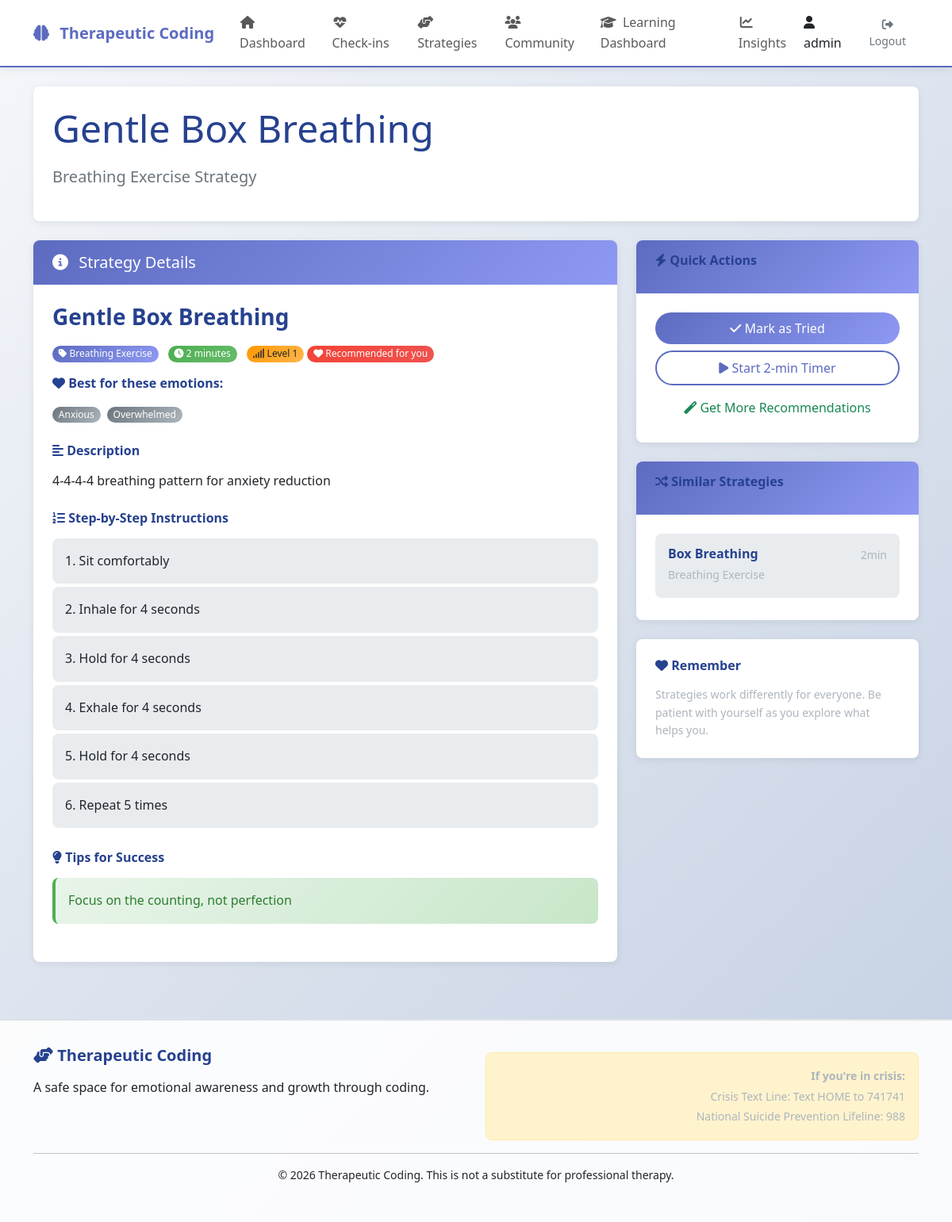
The app's page /therapy/strategies/1/ (signed in) with its own data.
### users/models.py (models this page shows, shortened)
class TherapeuticUser(AbstractUser):
    class EmotionalProfile(models.TextChoices):
        AVOIDANT = 'avoidant', 'Tend to avoid challenges'
        ANXIOUS = 'anxious', 'Experience learning anxiety'
        DOUBTFUL = 'doubtful', 'Struggle with self-doubt'
        OVERWHELMED = 'overwhelmed', 'Easily overwhelmed'
        BALANCED = 'balanced', 'Fairly balanced'
        RESILIENT = 'resilient', 'Building resilience'
    class LearningStyle(models.TextChoices):
        VISUAL = 'visual', 'Visual learner'
        AUDITORY = 'auditory', 'Auditory learner'
        KINESTHETIC = 'kinesthetic', 'Hands-on learner'
        READING = 'reading', 'Reading/writing learner'
    emotional_profile = models.CharField(
        max_length=20,
        choices=EmotionalProfile.choices,
        default=EmotionalProfile.BALANCED,
        db_index=True
    )
    learning_style = models.CharField(
        max_length=20,
        choices=LearningStyle.choices,
        default=LearningStyle.VISUAL,
        null=True,
        blank=True
    )
    daily_time_limit = models.PositiveIntegerField(
        default=30,
        validators=[MinValueValidator(5), MaxValueValidator(180)],
        help_text="Maximum recommended learning minutes per day"
    )
    preferred_learning_hours = models.JSONField(
        default=list,
        blank=True,
        help_text="List of preferred hours for learning (0-23)"
    )
    gentle_mode = models.BooleanField(default=True, db_index=True)
    hide_progress = models.BooleanField(default=True)
    allow_anonymous = models.BooleanField(default=True)
    receive_gentle_reminders = models.BooleanField(default=True)
    current_stress_level = models.IntegerField(
        default=3,
        validators=[MinValueValidator(1), MaxValueValidator(10)],
        db_index=True
    )
    total_learning_minutes = models.PositiveIntegerField(default=0)
    consecutive_days = models.PositiveIntegerField(default=0)
    last_activity_date = models.DateField(null=True, blank=True)
    therapy_start_date = models.DateField(auto_now_add=True)
    breakthrough_moments = models.JSONField(
        default=list,
        blank=True,
        help_text="List of dates and descriptions of breakthrough moments"
    )
    account_locked_until = models.DateTimeField(
        null=True,
        blank=True,
        db_index=True,
        help_text="If set, the account is locked until this timestamp for therapeutic reasons",
    )
    avatar_color = models.CharField(max_length=7, default='#3498db')  # Hex color
    custom_affirmation = models.CharField(max_length=200, blank=True)
    objects = TherapeuticUserManager()
    class Meta:
        db_table = 'therapeutic_users'
        verbose_name = 'Therapeutic User'
        verbose_name_plural = 'Therapeutic Users'
        indexes = [
            models.Index(fields=['emotional_profile', 'gentle_mode']),
            models.Index(fields=['current_stress_level']),
        ]
        ordering = ['-date_joined']

### therapy/models.py (models this page shows, shortened)
class CopingStrategy(models.Model):
    class StrategyType(models.TextChoices):
        BREATHING = 'breathing', 'Breathing Exercise'
        MINDFULNESS = 'mindfulness', 'Mindfulness Practice'
        COGNITIVE = 'cognitive', 'Cognitive Reframing'
        PHYSICAL = 'physical', 'Physical Activity'
        SOCIAL = 'social', 'Social Connection'
        CREATIVE = 'creative', 'Creative Expression'
        CODING = 'coding', 'Coding Integration'
        PLANNING = 'planning', 'Planning/Organization'
    name = models.CharField(max_length=100, unique=True)
    description = models.TextField()
    strategy_type = models.CharField(max_length=20, choices=StrategyType.choices)
    target_emotions = models.JSONField(
        default=list,
        help_text="List of emotions this strategy helps with"
    )
    estimated_minutes = models.PositiveIntegerField(default=5)
    difficulty_level = models.IntegerField(
        default=1,
        validators=[MinValueValidator(1), MaxValueValidator(5)]
    )
    coding_integration = models.BooleanField(default=False)
    coding_language = models.CharField(max_length=20, blank=True)
    coding_template = models.TextField(blank=True)
    instructions = models.JSONField(
        default=list,
        help_text="Step-by-step instructions"
    )
    tips_for_success = models.TextField(blank=True)
    common_challenges = models.TextField(blank=True)
    created_at = models.DateTimeField(auto_now_add=True)
    updated_at = models.DateTimeField(auto_now=True)
    is_active = models.BooleanField(default=True)
    class Meta:
        ordering = ['strategy_type', 'difficulty_level']
        verbose_name_plural = 'Coping Strategies'
    def get_recommended_for_user(self, user):
        user_profile = user.emotional_profile.lower()
        if user_profile == 'avoidant' and self.difficulty_level > 3:
            return False
        if user_profile == 'anxious' and self.estimated_minutes > 10:
            return False
        return True

### therapy/views.py (the view)
# urls.py: path('strategies/<int:pk>/', views.coping_strategy_detail, name='strategy_detail'),
@login_required
def coping_strategy_detail(request, pk):
    strategy = get_object_or_404(CopingStrategy, pk=pk, is_active=True)
    similar_strategies = CopingStrategy.objects.filter(
        strategy_type=strategy.strategy_type,
        is_active=True
    ).exclude(pk=pk)[:3]
    is_recommended = strategy.get_recommended_for_user(request.user)
    context = {
        'strategy': strategy,
        'similar_strategies': similar_strategies,
        'is_recommended': is_recommended,
        'instructions': strategy.instructions if isinstance(strategy.instructions, list) else [],
    }
    return render(request, 'therapy/strategy_detail.html', context)

### therapy/templates/therapy/strategy_detail.html (shortened to what this page needs)
{% extends 'therapy/base.html' %}
{% block page_title %}{{ strategy.name }}{% endblock %}
{% block page_subtitle %}{{ strategy.get_strategy_type_display }} Strategy{% endblock %}
{% block content %}
<div class="row">
    <div class="col-md-8">
        <div class="card">
            <div class="card-header">
                <h5><i class="fas fa-info-circle"></i> Strategy Details</h5>
            </div>
            <div class="card-body">
                <div class="strategy-header mb-4">
                    <div class="d-flex justify-content-between align-items-start">
                        <div>
                            <h3>{{ strategy.name }}</h3>
                            <div class="badges mb-3">
                                <span class="badge bg-primary me-2">
                                    <i class="fas fa-tag"></i> {{ strategy.get_strategy_type_display }}
                                </span>
                                <span class="badge bg-success me-2">
                                    <i class="fas fa-clock"></i> {{ strategy.estimated_minutes }} minutes
                                </span>
                                <span class="badge bg-warning text-dark">
                                    <i class="fas fa-signal"></i> Level {{ strategy.difficulty_level }}
                                </span>
                                {% if is_recommended %}
                                <span class="badge bg-danger">
                                    <i class="fas fa-heart"></i> Recommended for you
                                </span>
                                {% endif %}
                            </div>
                        </div>
                    </div>
                    {% if strategy.target_emotions %}
                    <div class="mb-3">
                        <h6><i class="fas fa-heart"></i> Best for these emotions:</h6>
                        <div>
                            {% for emotion in strategy.target_emotions %}
                            <span class="badge bg-secondary me-1">{{ emotion|title }}</span>
                            {% endfor %}
                        </div>
                    </div>
                    {% endif %}
                </div>
                <div class="strategy-description mb-4">
                    <h6><i class="fas fa-align-left"></i> Description</h6>
                    <p>{{ strategy.description }}</p>
                </div>
                {% if instructions %}
                <div class="strategy-instructions mb-4">
                    <h6><i class="fas fa-list-ol"></i> Step-by-Step Instructions</h6>
                    <ol class="list-group list-group-numbered">
                        {% for instruction in instructions %}
                        <li class="list-group-item border-0">{{ instruction }}</li>
                        {% endfor %}
                    </ol>
                </div>
                {% endif %}
                {% if strategy.tips_for_success %}
                <div class="strategy-tips mb-4">
                    <h6><i class="fas fa-lightbulb"></i> Tips for Success</h6>
                    <div class="alert alert-success">
                        {{ strategy.tips_for_success }}
                    </div>
                </div>
                {% endif %}
            </div>
        </div>
    </div>
    <div class="col-md-4">
        <div class="card mb-4">
            <div class="card-header">
                <h6><i class="fas fa-bolt"></i> Quick Actions</h6>
            </div>
            <div class="card-body text-center">
                <button class="btn btn-primary w-100 mb-2" onclick="markAsTried()">
                    <i class="fas fa-check"></i> Mark as Tried
                </button>
                <button class="btn btn-outline-primary w-100 mb-2" onclick="startTimer()">
                    <i class="fas fa-play"></i> Start {{ strategy.estimated_minutes }}-min Timer
                </button>
                <a href="{% url 'therapy:get_recommendations' %}" class="btn btn-outline-success w-100">
                    <i class="fas fa-magic"></i> Get More Recommendations
                </a>
            </div>
        </div>
        {% if similar_strategies %}
        <div class="card">
            <div class="card-header">
                <h6><i class="fas fa-random"></i> Similar Strategies</h6>
            </div>
            <div class="card-body">
                <div class="list-group">
                    {% for similar in similar_strategies %}
                    <a href="{% url 'therapy:strategy_detail' similar.pk %}"
                       class="list-group-item list-group-item-action">
                        <div class="d-flex w-100 justify-content-between">
                            <h6 class="mb-1">{{ similar.name }}</h6>
                            <small class="text-muted">{{ similar.estimated_minutes }}min</small>
                        </div>
                        <small class="text-muted">{{ similar.get_strategy_type_display }}</small>
                    </a>
                    {% endfor %}
                </div>
            </div>
        </div>
        {% endif %}
        <div class="card mt-4">
            <div class="card-body">
                <h6><i class="fas fa-heart"></i> Remember</h6>
                <p class="small text-muted mb-0">
                    Strategies work differently for everyone. Be patient with yourself as you explore what helps you.
                </p>
            </div>
        </div>
    </div>
</div>
{% endblock %}

### therapy/templates/therapy/base.html (shortened to what this page needs)
<!DOCTYPE html>
<html lang="en">
<head>
    <link rel="stylesheet" href="https://cdnjs.cloudflare.com/ajax/libs/font-awesome/6.4.0/css/all.min.css">
    <link href="https://cdn.jsdelivr.net/npm/bootstrap@5.3.0/dist/css/bootstrap.min.css" rel="stylesheet">
    <link rel="stylesheet" href="/static/therapy/css/style.css">
    <link rel="stylesheet" href="/static/therapy/css/responsive.css">
</head>
<body class="therapy-app">
    {% if request.user.is_authenticated %}
    <nav class="navbar navbar-expand-lg navbar-light therapy-nav">
        <div class="container">
            <a class="navbar-brand" href="{% url 'therapy:dashboard' %}" aria-label="Therapeutic Coding Home">
                <i class="fas fa-brain"></i> Therapeutic Coding
            </a>
            <div class="collapse navbar-collapse" id="navbarNav">
                <ul class="navbar-nav me-auto">
                    <li class="nav-item">
                        <a class="nav-link {% if request.resolver_match.url_name == 'dashboard' %}active{% endif %}"
                           href="{% url 'therapy:dashboard' %}">
                            <i class="fas fa-home"></i> Dashboard
                        </a>
                    </li>
                    <li class="nav-item">
                        <a class="nav-link {% if 'checkin' in request.resolver_match.url_name %}active{% endif %}"
                           href="{% url 'therapy:checkin_list' %}">
                            <i class="fas fa-heartbeat"></i> Check-ins
                        </a>
                    </li>
                    <li class="nav-item">
                        <a class="nav-link {% if 'strategies' in request.resolver_match.url_name %}active{% endif %}"
                           href="{% url 'therapy:strategies_list' %}">
                            <i class="fas fa-hands-helping"></i> Strategies
                        </a>
                    </li>
                    <li class="nav-item">
                        <a class="nav-link {% if 'social' in request.path %}active{% endif %}"
                           href="{% url 'social:home' %}">
                            <i class="fas fa-users me-1"></i>
                            <span class="d-none d-md-inline">Community</span>
                        </a>
                    </li>
                    <li class="nav-item">
                       <a class="nav-link {% if 'learning' in request.path %}active{% endif %}"
                          href="{% url 'learning:dashboard' %}"
                          target="_blank">
                            <i class="fas fa-graduation-cap me-1"></i>
                            <span class="d-none d-md-inline">Learning Dashboard</span>
                     </a>
                    </li>
                    <li class="nav-item">
                        <a class="nav-link {% if request.resolver_match.url_name == 'insights' %}active{% endif %}"
                           href="{% url 'therapy:insights' %}">
                            <i class="fas fa-chart-line"></i> Insights
                        </a>
                    </li>
                </ul>
                <div class="navbar-nav">
                    <span class="nav-text me-3">
                        <i class="fas fa-user"></i> {{ request.user.username }}
                    </span>
                    <form method="post" action="{% url 'users:logout' %}" class="d-inline" id="logout-form">
                        <button type="submit" class="btn btn-outline-secondary btn-sm logout-btn">
                            <i class="fas fa-sign-out-alt"></i> Logout
                        </button>
                    </form>
                </div>
            </div>
        </div>
    </nav>
    {% endif %}
    <main class="container mt-4">
        {% if request.user.is_authenticated and request.resolver_match.url_name != 'login' and request.resolver_match.url_name != 'register' %}
        <div class="page-header mb-4">
            <h1 class="display-5">{% block page_title %}{% endblock %}</h1>
            <p class="lead">{% block page_subtitle %}{% endblock %}</p>
        </div>
        {% endif %}
        {% block content %}{% endblock %}
    </main>
    {% if request.user.is_authenticated %}
    <footer class="therapy-footer mt-5">
        <div class="container">
            <div class="row">
                <div class="col-md-6">
                    <h5><i class="fas fa-hands-helping"></i> Therapeutic Coding</h5>
                    <p>A safe space for emotional awareness and growth through coding.</p>
                </div>
                <div class="col-md-6 text-end">
                    <div class="emergency-resources">
                        <small class="text-muted">
                            <strong>If you're in crisis:</strong><br>
                            Crisis Text Line: Text HOME to 741741<br>
                            National Suicide Prevention Lifeline: 988
                        </small>
                    </div>
                </div>
            </div>
            <hr>
            <p class="text-center small">
                &copy; {% now "Y" %} Therapeutic Coding. This is not a substitute for professional therapy.
            </p>
        </div>
    </footer>
    {% endif %}
</body>
</html>

### records on screen
TherapeuticUser: user.username "admin"
CopingStrategy: name "Gentle Box Breathing", strategy_type "Breathing Exercise", estimated_minutes "2", difficulty_level "1", description "4-4-4-4 breathing pattern for anxiety reduction", tips_for_success "Focus on the counting, not perfection"
CopingStrategy: name "Box Breathing", estimated_minutes "2", strategy_type "Breathing Exercise"

### other values on screen
{{ emotion|title }} "Anxious" "Overwhelmed"
{{ instruction }} "Sit comfortably" "Inhale for 4 seconds" "Hold for 4 seconds" "Exhale for 4 seconds" "Hold for 4 seconds" "Repeat 5 times"
